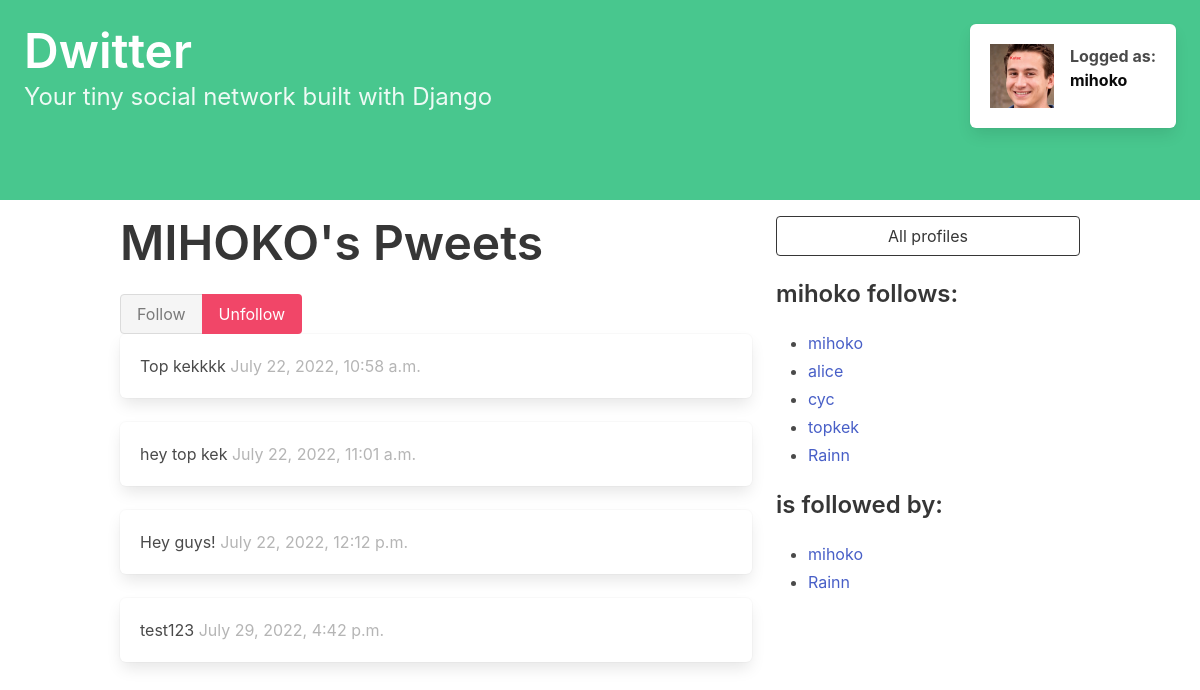
/profile/1 (signed in), run on an earlier commit of the app's database.
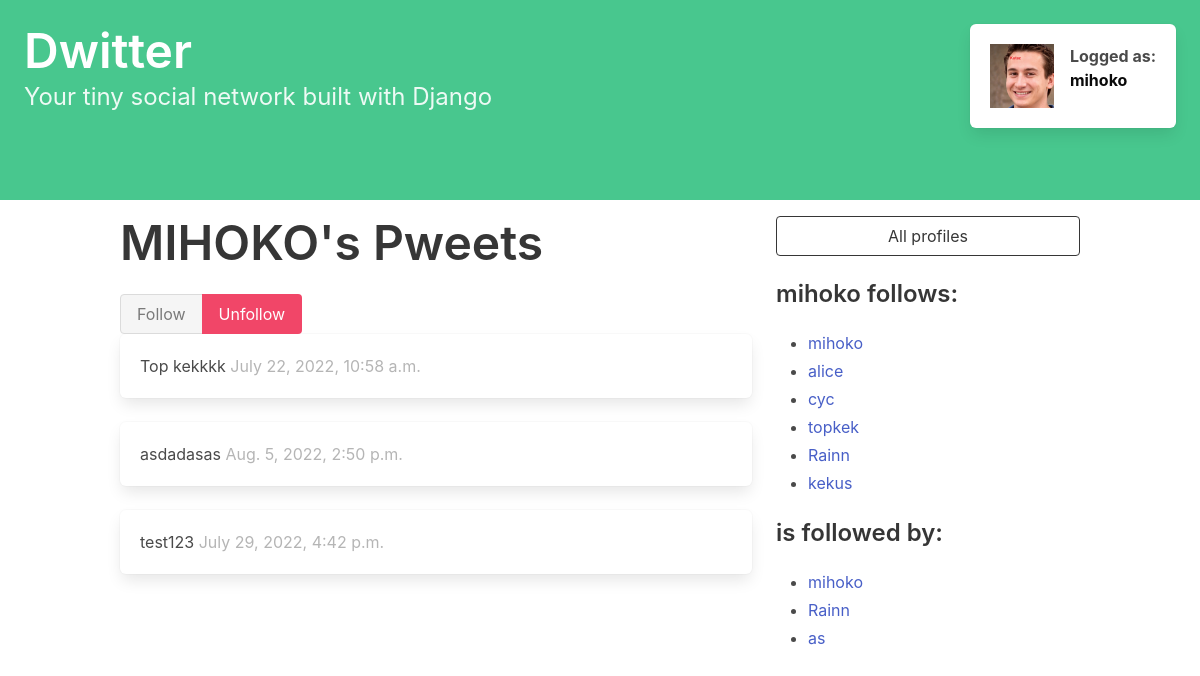
And on a later commit of the database.
### pwitter/models.py (models this page shows, shortened)
class Profile(models.Model):
    user = models.OneToOneField(User, on_delete=models.CASCADE)
    validate_file = FileValidator(max_size=1024*1000,
                                  content_types=('image/jpeg', 'image/png'))
    user_image = models.FileField(upload_to='profile_pictures/',
                                  validators=[validate_file],
                                  blank=True)
    follows = models.ManyToManyField(
        "self",
        related_name="followed_by",
        symmetrical=False,
        blank=True
    )
    def __str__(self):
        return self.user.username

class Pweet(models.Model):
    user = models.ForeignKey(User, related_name="pweets",
                             on_delete=models.DO_NOTHING)
    body = models.CharField(max_length=140)
    created_at = models.DateTimeField(auto_now_add=True)
    validate_file = FileValidator(max_size=1024 * 1000,
                                  content_types=('image/jpeg', 'image/png'))
    pweet_image = models.FileField(upload_to='pweet_media/',
                                  validators=[validate_file],
                                  blank=True)
    likes = models.ManyToManyField(User, related_name='pweet_posts', blank=True)

class PweetReply(models.Model):
    user = models.ForeignKey(User, related_name="pweets_reply",
                             on_delete=models.DO_NOTHING)
    body = models.CharField(max_length=140)
    created_at = models.DateTimeField(auto_now_add=True)
    pweet = models.ForeignKey(Pweet, on_delete=models.CASCADE, related_name='replies')
    likes = models.ManyToManyField(User, related_name='pweet_replies', blank=True)

### pwitter/views.py (the view, shortened to what this page needs)
# urls.py: path('profile/<int:pk>', profile, name="profile"),
@login_required
def profile(request, pk):
    if not hasattr(request.user, 'profile'):
        missing_profile = Profile(user=request.user)
        missing_profile.save()
    profile = Profile.objects.get(pk=pk)
    return render(request, "profile.html", {"profile": profile})

### templates/profile.html (shortened to what this page needs)
{% extends 'base.html' %}
{% block content %}
    <div class="column">
    <div class="block">
        <h1 class="title is-1">
            {{ profile.user.username|upper }}'s Pweets
        </h1>
    <form method="post">
    <div class="buttons has-addons">
        {% if profile in user.profile.follows.all %}
        <button class="button is-success is-static">Follow</button>
        <button class="button is-danger" name="follow" value="unfollow">Unfollow</button>
        {% else %}
        <button class="button is-success" name="follow" value="follow" >Follow</button>
        <button class="button is-danger is-static">Unfollow</button>
        {% endif %}
    </div>
    </form>
    <div class="content">
        {% for pweet in profile.user.pweets.all %}
        <div class="box">
        {{ pweet.body }}
        <span class="is-small has-text-grey-light">
            {{ pweet.created_at }}
        </span>
        </div>
        {% endfor %}
        {% for pweet_reply in profile.user.pweets_reply.all %}
        <div class="box">
        {{ pweet_reply.body }}
        <span class="is-small has-text-grey-light">
            {{ pweet_reply.created_at }}
        </span>
        </div>
        {% endfor %}
    </div>
    </div>
    </div>
    <div class="column is-one-third">
    <div class="block">
        <a href="{% url 'pwitter:profile_list' %}">
            <button class="button is-dark is-outlined is-fullwidth">
                All profiles
            </button>
        </a>
    </div>
    <div class="block">
    <h3 class="title is-4">
        {{ profile.user.username }} follows:
    </h3>
    <div class="content">
        <ul>
            {% for following in profile.follows.all %}
                <li>
                <a href="{% url 'pwitter:profile' following.id %}">
                    {{ following }}
                </a>
                </li>
            {% endfor %}
        </ul>
    </div>
    </div>
    <div class="block">
    <h3 class="title is-4">
        {{ profile.user.userame }} is followed by:
    </h3>
    <div class="content">
        <ul>
            {% for follower in profile.followed_by.all %}
            <li>
                <a href="{% url 'pwitter:profile' follower.id %}">
                    {{ follower }}
                </a>
            </li>
            {% endfor %}
        </ul>
    </div>
    </div>
    </div>
{% endblock content %}

### templates/base.html (shortened to what this page needs)
<!DOCTYPE html>
<html lang="en">
{% load static %}
<head>
    <link rel="stylesheet" href="https://cdn.jsdelivr.net/npm/bulma@0.9.3/css/bulma.min.css">
    <link rel="stylesheet" href="{% static 'style.css' %}" />
</head>
<body>
<a href="{% url 'pwitter:dashboard' %}">
<section class="hero is-small is-success mb-4">
            <div class="hero-body">
                <div class="columns">
                    <div class="column">
                    <h1 class="title is-1">Dwitter</h1>
                    <p class="subtitle is-4">Your tiny social network built with Django</p>
                    </div>
                    {% if user.is_authenticated %}
                    <div class="column">
                    <div class="box is-pulled-right">
                    <article class="media">
                    <figure class="media-left">
                    {% if user.profile.user_image %}
                    <p class="image is-64x64">
                        <img src="{{ MEDIA_URL }}{{ user.profile.user_image.name }}">
                    </p>
                    {% endif %}
                    </figure>
                    <div class="media-content">
                    <div class="content">
                        <strong>Logged as:</strong>
                        <br>
                        <a href="{% url 'pwitter:profile' user.profile.id %}">
                        <strong class="has-text-black">{{ user.profile.user }}</strong>
                        </a>
                    {% endif %}
                    </div>
                    </div>
                    </article>
                    </div>
                    </div>
                    </div>
    </div>
</section>
</a>
    <div class="container">
    <div class="columns">
        {% block content %}
        {% endblock content %}
    </div>
    </div>
</body>
</html>

What changed in the data, as far as the page shows it:
removed Pweet: body "hey top kek", created_at "July 22, 2022, 11:01 a.m."
removed Pweet: body "Hey guys!", created_at "July 22, 2022, 12:12 p.m."
added Pweet: body "asdadasas", created_at "Aug. 5, 2022, 2:50 p.m."
added Profile: user.username "kekus", shown under "mihoko follows:"
added Profile: user.username "as", shown under "is followed by:"
